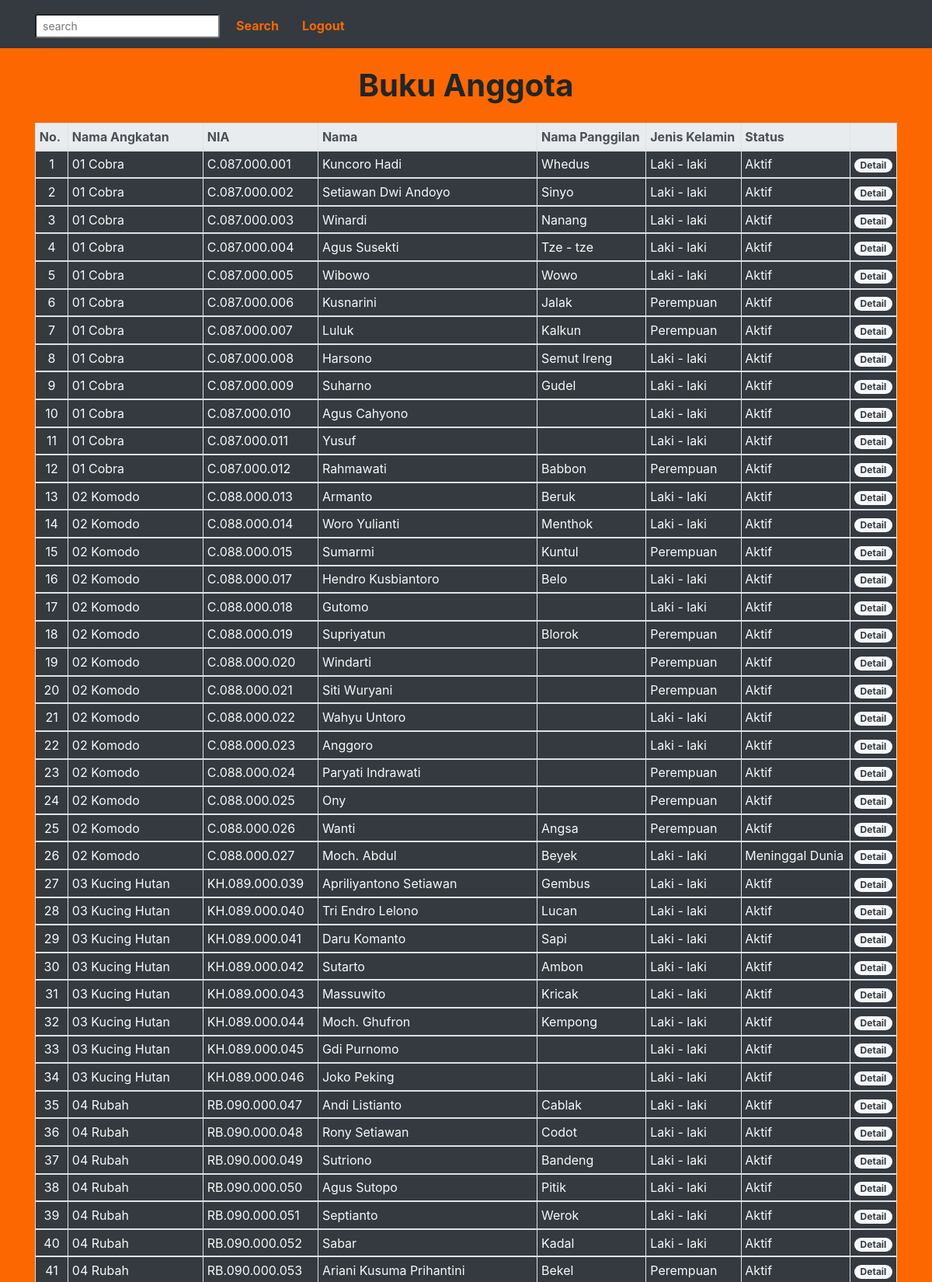
Page /webhost/cont/user (signed in, upper part) on the committed database.
### tables this page shows
CREATE TABLE `tb_anggota` (
  `id` int(30) NOT NULL,
  `nia` varchar(30) NOT NULL,
  `nama` varchar(255) NOT NULL,
  `nama_lapangan` varchar(255) NOT NULL,
  `nama_angkatan` varchar(255) NOT NULL,
  `jenis_kelamin` varchar(30) NOT NULL,
  `tempat_lahir` varchar(255) NOT NULL,
  `tanggal_lahir` varchar(255) NOT NULL,
  `progdi` varchar(255) NOT NULL,
  `nim` varchar(100) NOT NULL,
  `alamat` varchar(255) NOT NULL,
  `agama` varchar(255) NOT NULL,
  `gol_darah` varchar(255) NOT NULL,
  `kewarganegaraan` varchar(255) NOT NULL,
  `kontak` varchar(255) NOT NULL,
  `status` varchar(255) NOT NULL,
  `foto` varchar(255) NOT NULL
);

### webhost/core/Cont.php (called while the page is built, shortened)
<?php
class Cont {
    public function view($view, $data = [])
    {
        require_once 'views/' . $view . '.php';
    }
    public function model($model)
    {
        return new $model;
    }
    public function user()
    {
        $data['title']  = 'Dashboard';
        $data['table']  = $this -> model('Model') -> getAllMember();
        $data['page']   = $this -> model('Model') -> getPage(1);
        $data['pages']  = $this -> model('Model') -> getPaginNumber();
        $data['number'] = $this -> model('Model') -> getDataNumber(1);
        $this -> view('user/member/table', $data);
    }
}
?>

### webhost/core/App.php (called while the page is built, shortened)
<?php
class App {
    protected $method = 'index';
    protected $params = [];
    public function __construct()
    {
        $url = $this -> parseURL();
        if (file_exists('core/' . $url[0] . '.php')) {
            unset ($url[0]);
        }
        $this -> controller = new $this -> controller;
        if (isset($url[1])) {
            if (method_exists($this -> controller, $url[1])) {
                $this -> method = $url[1];
            }
        }
        call_user_func_array([$this -> controller, $this -> method], $this -> params);
    }
    public function parseURL()
    {
        if( isset($_GET['url']) != null ) {
            $url = rtrim ($_GET['url'],'/');
            $url = filter_var($url, FILTER_SANITIZE_URL);
            $url = explode('/', $url);
            return $url;
        }
    }
}
?>

### webhost/index.php (called while the page is built, shortened)
<?php
require_once 'core/app.php';
require_once 'core/cont.php';
require_once 'core/config.php';
require_once 'core/model.php';
$app = new App;
?>

### webhost/core/Config.php (called while the page is built, shortened)
<?php
class Config {
    private $db_host = DB_HOST;
    private $db_user = DB_USER;
    private $db_pass = DB_PASS;
    private $db_name = DB_NAME;
    private $dbh;
    private $stmt;
    public function __construct()
    {
        $dsn = 'mysql:host=' . $this -> db_host . ';dbname=' . $this -> db_name;
        $option = [
            PDO::ATTR_PERSISTENT => true,
            PDO::ATTR_ERRMODE => PDO::ERRMODE_EXCEPTION
        ];
        try {
            $this -> dbh = new PDO($dsn,$this -> db_user, $this -> db_pass, $option);
        }
        catch(PDOException $e) {
            die($e -> getMessage());
        }
    }
    public function query($query)
    {
        $this -> stmt = $this -> dbh -> prepare($query);
    }
    public function execute()
    {
        $this -> stmt -> execute();
    }
    public function resultSetObj()
    {
        $this -> execute();
        return $this -> stmt -> fetchAll(PDO::FETCH_OBJ);
    }
}
?>

### webhost/core/Model.php (called while the page is built, shortened)
<?php
class Model {
    private $tb_member     = 'tb_anggota';
    private $limit         = 1000;
    private $db;
    public function __construct()
    {
        $this -> db = new Config;
    }
    public function setRecord()
    {
        $this -> db -> query('SELECT * FROM ' . $this -> tb_member);
        $this -> db -> execute();
    }
    public function getAllMember()
    {
        $start = 0;
        $this -> db -> query('SELECT * FROM ' . $this -> tb_member . ' ORDER BY id ASC LIMIT ' . $start . ', ' . $this -> limit);
        return $this -> db -> resultSetObj();
    }
}
?>

### webhost/views/user/member/table.php (the view, shortened to what this page needs)
<div class="container mt-4">
    <div class="table-responsive">
        <center>
            <h1><b>Buku Anggota</b></h1>
        </center>
        <table class="table table-sm table-bordered bg-dark mt-4">
            <thead class="thead-light text-dark">
            <tr>
            <th>No.</th>
            <th>Nama Angkatan</th>
            <th>NIA</th>
            <th>Nama</th>
            <th>Nama Panggilan</th>
            <th>Jenis Kelamin</th>
            <th>Status</th>
            <th></th>
            </tr>
            </thead>
            <?php $no = $data['number'] + 1;
            foreach( $data['table'] as $crew) : ?>
            <tbody class="text-light">
                <tr>
                <td class="text-center"><?= $no++ ?></td>
                <td><?= $crew -> nama_angkatan ?></td>
                <td><?= $crew -> nia ?></td>
                <td><?= $crew -> nama ?></td>
                <td><?= $crew -> nama_lapangan ?></td>
                <td><?= $crew -> jenis_kelamin ?></td>
                <td><?= $crew -> status ?></td>
                <td><center><a href="<?= BASEURL; ?>Cont/detail/<?= $crew -> id ?>" class="badge badge-pill bg-light text-dark">Detail</a></center>
                </td>
                </tr>
            </tbody>
            <?php endforeach; ?>
        </table>
    </div>
</div>

### webhost/css/style.css (style rules this page uses)
body { background-color: #fd6701; }

### rows in the picture
tb_anggota: nama_angkatan "01 Cobra", nia "C.087.000.001", nama "Kuncoro Hadi", nama_lapangan "Whedus", jenis_kelamin "Laki - laki", status "Aktif"
tb_anggota: nama_angkatan "01 Cobra", nia "C.087.000.002", nama "Setiawan Dwi Andoyo", nama_lapangan "Sinyo", jenis_kelamin "Laki - laki", status "Aktif"
tb_anggota: nama_angkatan "01 Cobra", nia "C.087.000.003", nama "Winardi", nama_lapangan "Nanang", jenis_kelamin "Laki - laki", status "Aktif"
tb_anggota: nama_angkatan "01 Cobra", nia "C.087.000.004", nama "Agus Susekti", nama_lapangan "Tze - tze", jenis_kelamin "Laki - laki", status "Aktif"
tb_anggota: nama_angkatan "01 Cobra", nia "C.087.000.005", nama "Wibowo", nama_lapangan "Wowo", jenis_kelamin "Laki - laki", status "Aktif"
tb_anggota: nama_angkatan "01 Cobra", nia "C.087.000.006", nama "Kusnarini", nama_lapangan "Jalak", jenis_kelamin "Perempuan", status "Aktif"
tb_anggota: nama_angkatan "01 Cobra", nia "C.087.000.007", nama "Luluk", nama_lapangan "Kalkun", jenis_kelamin "Perempuan", status "Aktif"
tb_anggota: nama_angkatan "01 Cobra", nia "C.087.000.008", nama "Harsono", nama_lapangan "Semut Ireng", jenis_kelamin "Laki - laki", status "Aktif"
tb_anggota: nama_angkatan "01 Cobra", nia "C.087.000.009", nama "Suharno", nama_lapangan "Gudel", jenis_kelamin "Laki - laki", status "Aktif"
tb_anggota: nama_angkatan "01 Cobra", nia "C.087.000.010", nama "Agus Cahyono", jenis_kelamin "Laki - laki", status "Aktif"
tb_anggota: nama_angkatan "01 Cobra", nia "C.087.000.011", nama "Yusuf", jenis_kelamin "Laki - laki", status "Aktif"
tb_anggota: nama_angkatan "01 Cobra", nia "C.087.000.012", nama "Rahmawati", nama_lapangan "Babbon", jenis_kelamin "Perempuan", status "Aktif"
tb_anggota: nama_angkatan "02 Komodo", nia "C.088.000.013", nama "Armanto", nama_lapangan "Beruk", jenis_kelamin "Laki - laki", status "Aktif"
tb_anggota: nama_angkatan "02 Komodo", nia "C.088.000.014", nama "Woro Yulianti", nama_lapangan "Menthok", jenis_kelamin "Laki - laki", status "Aktif"
tb_anggota: nama_angkatan "02 Komodo", nia "C.088.000.015", nama "Sumarmi", nama_lapangan "Kuntul", jenis_kelamin "Perempuan", status "Aktif"
tb_anggota: nama_angkatan "02 Komodo", nia "C.088.000.017", nama "Hendro Kusbiantoro", nama_lapangan "Belo", jenis_kelamin "Laki - laki", status "Aktif"
tb_anggota: nama_angkatan "02 Komodo", nia "C.088.000.018", nama "Gutomo", jenis_kelamin "Laki - laki", status "Aktif"
tb_anggota: nama_angkatan "02 Komodo", nia "C.088.000.019", nama "Supriyatun", nama_lapangan "Blorok", jenis_kelamin "Perempuan", status "Aktif"
tb_anggota: nama_angkatan "02 Komodo", nia "C.088.000.020", nama "Windarti", jenis_kelamin "Perempuan", status "Aktif"
tb_anggota: nama_angkatan "02 Komodo", nia "C.088.000.021", nama "Siti Wuryani", jenis_kelamin "Perempuan", status "Aktif"
tb_anggota: nama_angkatan "02 Komodo", nia "C.088.000.022", nama "Wahyu Untoro", jenis_kelamin "Laki - laki", status "Aktif"
tb_anggota: nama_angkatan "02 Komodo", nia "C.088.000.023", nama "Anggoro", jenis_kelamin "Laki - laki", status "Aktif"
tb_anggota: nama_angkatan "02 Komodo", nia "C.088.000.024", nama "Paryati Indrawati", jenis_kelamin "Perempuan", status "Aktif"
tb_anggota: nama_angkatan "02 Komodo", nia "C.088.000.025", nama "Ony", jenis_kelamin "Perempuan", status "Aktif"
tb_anggota: nama_angkatan "02 Komodo", nia "C.088.000.026", nama "Wanti", nama_lapangan "Angsa", jenis_kelamin "Perempuan", status "Aktif"
tb_anggota: nama_angkatan "02 Komodo", nia "C.088.000.027", nama "Moch. Abdul", nama_lapangan "Beyek", jenis_kelamin "Laki - laki", status "Meninggal Dunia"
tb_anggota: nama_angkatan "03 Kucing Hutan", nia "KH.089.000.039", nama "Apriliyantono Setiawan", nama_lapangan "Gembus", jenis_kelamin "Laki - laki", status "Aktif"
tb_anggota: nama_angkatan "03 Kucing Hutan", nia "KH.089.000.040", nama "Tri Endro Lelono", nama_lapangan "Lucan", jenis_kelamin "Laki - laki", status "Aktif"
tb_anggota: nama_angkatan "03 Kucing Hutan", nia "KH.089.000.041", nama "Daru Komanto", nama_lapangan "Sapi", jenis_kelamin "Laki - laki", status "Aktif"
tb_anggota: nama_angkatan "03 Kucing Hutan", nia "KH.089.000.042", nama "Sutarto", nama_lapangan "Ambon", jenis_kelamin "Laki - laki", status "Aktif"
tb_anggota: nama_angkatan "03 Kucing Hutan", nia "KH.089.000.043", nama "Massuwito", nama_lapangan "Kricak", jenis_kelamin "Laki - laki", status "Aktif"
tb_anggota: nama_angkatan "03 Kucing Hutan", nia "KH.089.000.044", nama "Moch. Ghufron", nama_lapangan "Kempong", jenis_kelamin "Laki - laki", status "Aktif"
tb_anggota: nama_angkatan "03 Kucing Hutan", nia "KH.089.000.045", nama "Gdi Purnomo", jenis_kelamin "Laki - laki", status "Aktif"
tb_anggota: nama_angkatan "03 Kucing Hutan", nia "KH.089.000.046", nama "Joko Peking", jenis_kelamin "Laki - laki", status "Aktif"
tb_anggota: nama_angkatan "04 Rubah", nia "RB.090.000.047", nama "Andi Listianto", nama_lapangan "Cablak", jenis_kelamin "Laki - laki", status "Aktif"
tb_anggota: nama_angkatan "04 Rubah", nia "RB.090.000.048", nama "Rony Setiawan", nama_lapangan "Codot", jenis_kelamin "Laki - laki", status "Aktif"
tb_anggota: nama_angkatan "04 Rubah", nia "RB.090.000.049", nama "Sutriono", nama_lapangan "Bandeng", jenis_kelamin "Laki - laki", status "Aktif"
tb_anggota: nama_angkatan "04 Rubah", nia "RB.090.000.050", nama "Agus Sutopo", nama_lapangan "Pitik", jenis_kelamin "Laki - laki", status "Aktif"
tb_anggota: nama_angkatan "04 Rubah", nia "RB.090.000.051", nama "Septianto", nama_lapangan "Werok", jenis_kelamin "Laki - laki", status "Aktif"
tb_anggota: nama_angkatan "04 Rubah", nia "RB.090.000.052", nama "Sabar", nama_lapangan "Kadal", jenis_kelamin "Laki - laki", status "Aktif"
tb_anggota: nama_angkatan "04 Rubah", nia "RB.090.000.053", nama "Ariani Kusuma Prihantini", nama_lapangan "Bekel", jenis_kelamin "Perempuan", status "Aktif"
